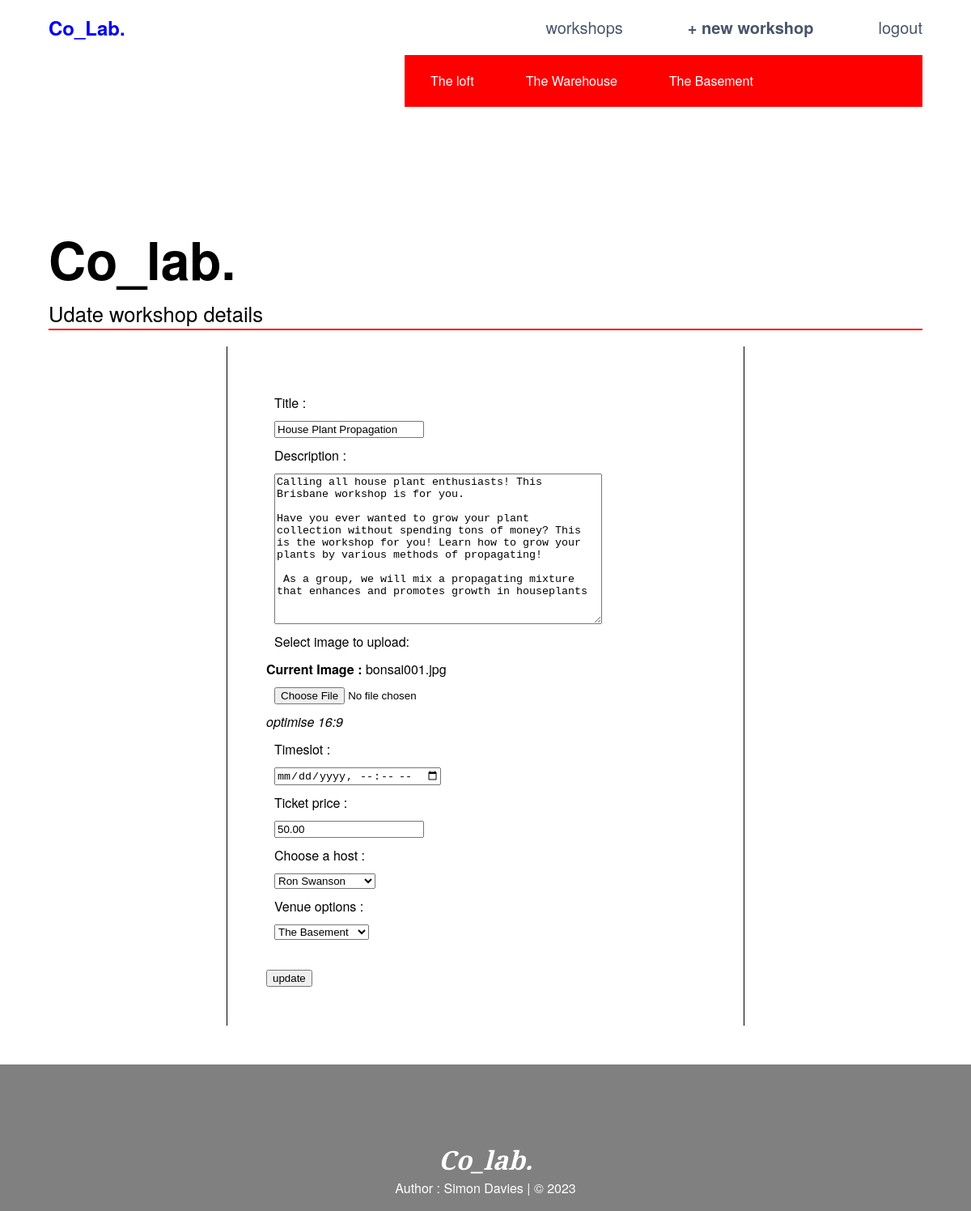
/views/updateworkshop.php?workshopID=1 (signed in), run on an earlier commit of the app's database.
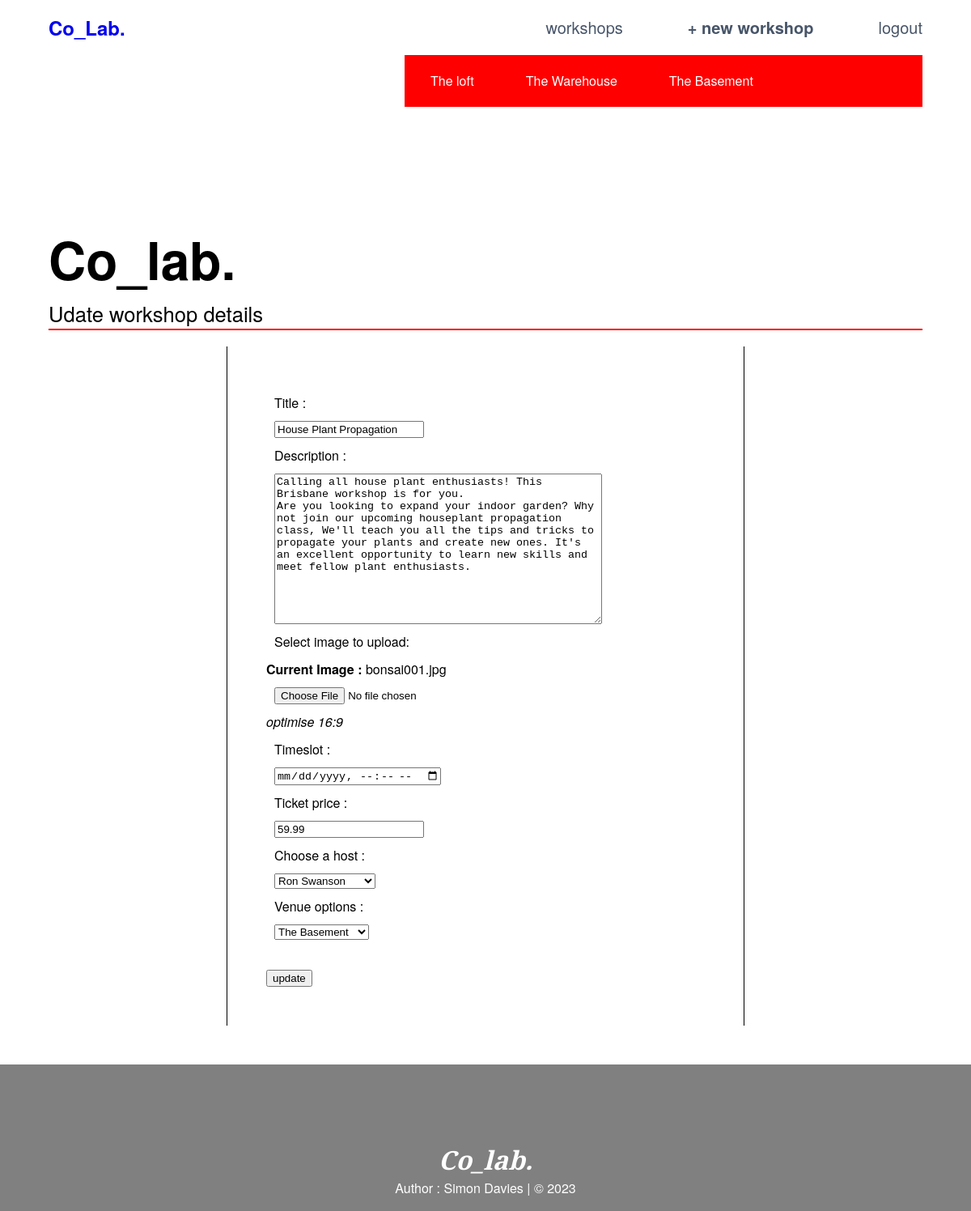
And on a later commit of the database.
### tables this page shows
CREATE TABLE `workshop` (
  `workshopID` int(11) NOT NULL,
  `workshopTitle` varchar(256) NOT NULL,
  `workshopDescription` text,
  `workshopImage` varchar(50) DEFAULT NULL,
  `workshopTimetable` varchar(255) DEFAULT NULL,
  `workshopCost` decimal(6,2) NOT NULL,
  `hostID` int(11) DEFAULT NULL,
  `venueID` int(11) DEFAULT NULL
);

### model/functions.php (the view, shortened to what this page needs)
<?php
require('pdo.php');
function get_venue_items() {
	global $pdo;
	$sql = 'SELECT * FROM co_Lab.venue';
	$result = $pdo->query($sql);
	foreach($result as $row):
		echo "<ul>";
		echo '<li><a href="workshopsByVenue.php?venueID=' .$row['venueID'] . ' " > ' . $row['venueTitle'] . ' </a></li>';
		echo "</ul>";
	endforeach;
}
function get_workshop_item($workshopID){
	global $pdo;
	$sql = 'SELECT * FROM co_lab.workshop WHERE workshop.workshopID = ' . $workshopID;
	$result = $pdo->query($sql);
	return $result;
}
function select_host($selectedHost, $hostID){
	global $pdo;
	$sql = 'SELECT * FROM co_lab.host ORDER BY host.hostID';
	$result = $pdo->query($sql);
	foreach($result as $row):
	  $selAttr = ($selectedHost || $hostID === $row['hostID']) ? 'selected' : '';
	  echo '<option ' . $selAttr .  ' value="' . $row['hostID'] . '" > ' . $row['hostName'] . '</option>';
	endforeach;
}
function select_venue($selectedVenue, $venueID){
	global $pdo;
	$sql = 'SELECT * FROM co_lab.venue ORDER BY venue.venueID';
	$result = $pdo->query($sql);
	foreach($result as $row):
	  $selAttr = ($selectedVenue || $venueID === $row['venueID']) ? 'selected' : '';
	  echo '<option ' . $selAttr . ' value="' . $row['venueID'] . '" > ' . $row['venueTitle'] . '</option>';
	endforeach;
}
?>

### controller/workshopFormController.php (shortened to what this page needs)
<?php
$request_method = strtoupper($_SERVER["REQUEST_METHOD"]);
if($request_method === 'GET'){
    $workshopTitle = $workshopDescription = $workshopImage = $workshopTimetable = $workshopCost = $hostID = $venueID = '';
    if(isset($workshopID)){
        $result = get_workshop_item($workshopID);
        foreach($result as $row):
            require('../views/forms/workshopForm.php');
        endforeach;
    }
}
?>

### views/forms/workshopForm.php (shortened to what this page needs)
<form method="post" action="<?php echo htmlspecialchars($_SERVER["PHP_SELF"] . "?" . $_SERVER["QUERY_STRING"]); ?>" enctype="multipart/form-data">
    <label>Title :</label>
      <input type="text" id="workshopTitle" name="workshopTitle" value="<?php echo $row['workshopTitle'] ?? maintain_state($workshopTitle); ?>" />
    <label>Description :</label>
      <textarea id="workshopDescription" name="workshopDescription" value="" cols="48" rows="12" /><?php echo $row['workshopDescription'] ?? maintain_state($workshopDescription); ?></textarea>
    <label>Select image to upload: </label>
      <span>
        <?php echo (!empty($row['workshopImage'])) ? '<strong>Current Image : </strong>' . $row['workshopImage'] : '' ; ?>
      </span>
      <input type="file" id="workshopImage" name="workshopImage">
      <p><i> optimise 16:9 </i></p>
    <label>Timeslot :</label>
      <input type="datetime-local" id="workshopTimetable" name="workshopTimetable" value="<?php echo $row['workshopTimetable'] ?? maintain_state($workshopTimetable); ?>"/>
    <label>Ticket price :</label>
      <input type="text" id="workshopCost" name="workshopCost" value="<?php echo $row['workshopCost'] ?? maintain_state($workshopCost); ?>" />
    <label>Choose a host :</label>
      <select id="hostID" name='hostID'>
        <?php select_host($selectedHost, $hostID);?>
      </select>
    <label>Venue options :</label>
      <select id="venueID" name="venueID">
        <?php select_venue($selectedVenue, $venueID); ?>
      </select>
  <br>
  <button type="submit" > update </button>
  <br>
</form>

What changed in the data, as far as the page shows it:
changed workshop "bonsai001.jpg": workshopDescription "…workshop is for you. Have you ever wanted to grow your plant collection without spending tons of money? This is the workshop for you! Learn how to grow your plants by various methods of propagating! As a group, we will mix a propagating mixture that enhances and promotes growth in houseplants" → "…workshop is for you. Are you looking to expand your indoor garden? Why not join our upcoming houseplant propagation class, We'll teach you all the tips and tricks to propagate your plants and create new ones. It's an excellent opportunity to learn new skills and meet fellow plant enthusiasts."; workshopCost "50.00" → "59.99"
